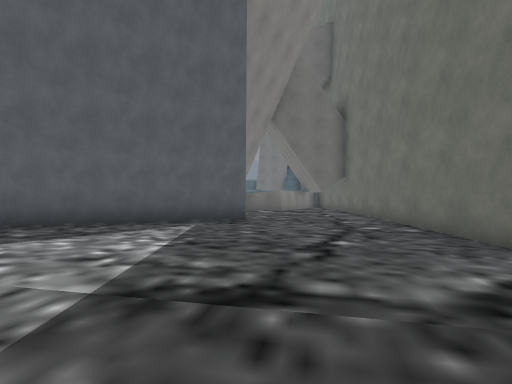
view 1 (above)

14 first-person views from a walk through a 3-D level made in the Unity game engine. The camera is 1.5 m above the floor, looks level and sees 80° across. The floor is counted in squares, 1.94 m on a side. Each view is taken from the middle of a square. On the plan, view 1 faces up. The plan holds only what a view shows up to about 10 squares ahead; the rest is blank. The place goes on beyond the plan. The player is left out. Some animated figures are left out. Some surface patterns are stand-ins.

view 2
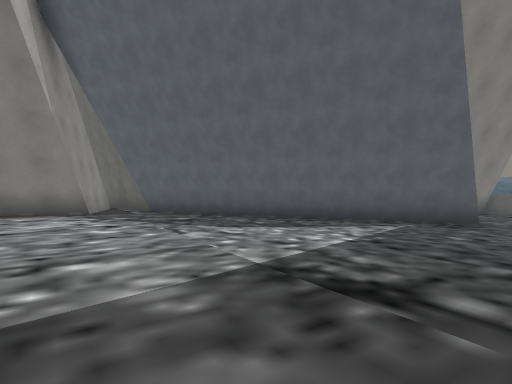

view 3
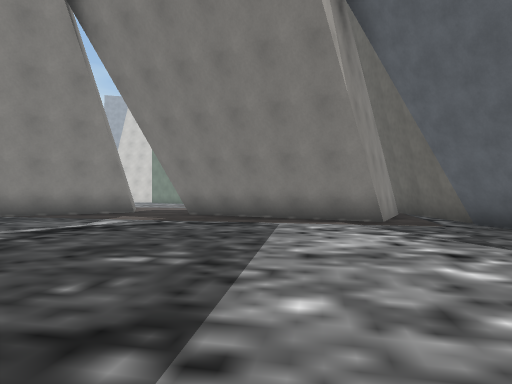

view 4
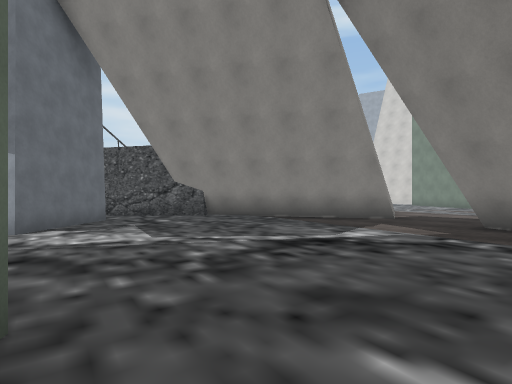

view 5
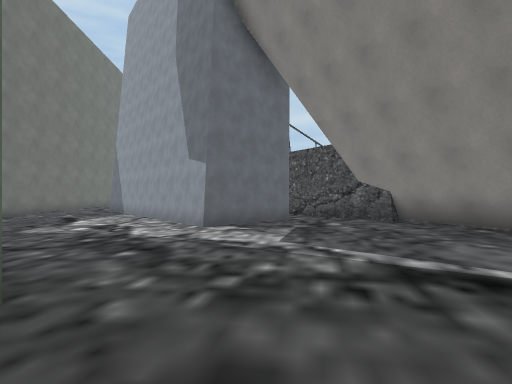

view 6
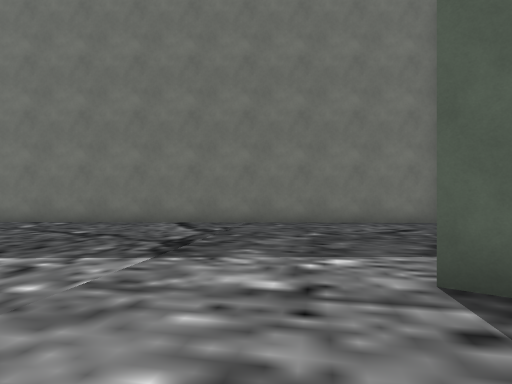

view 7
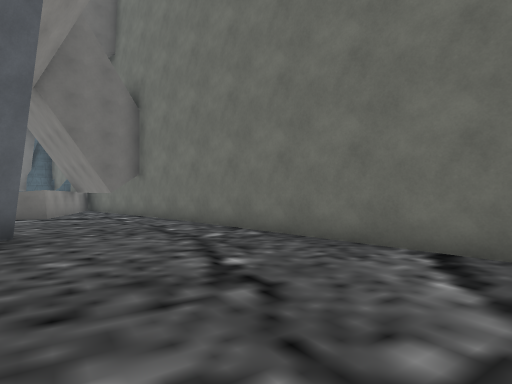

view 8
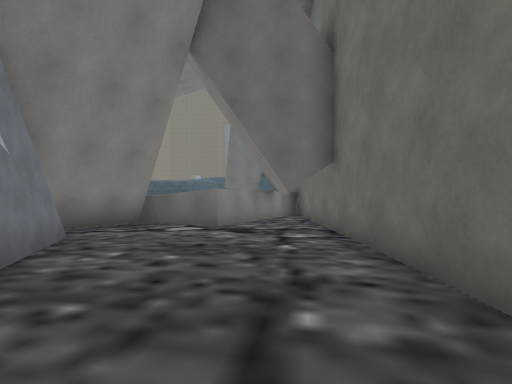

view 9
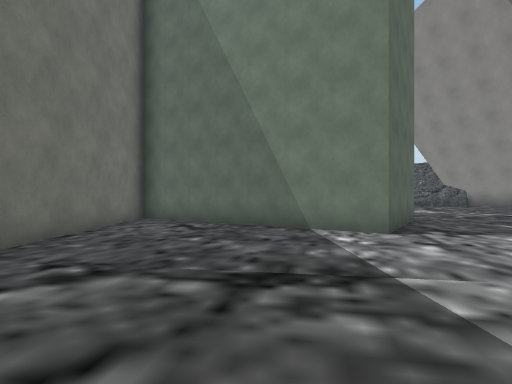

view 10
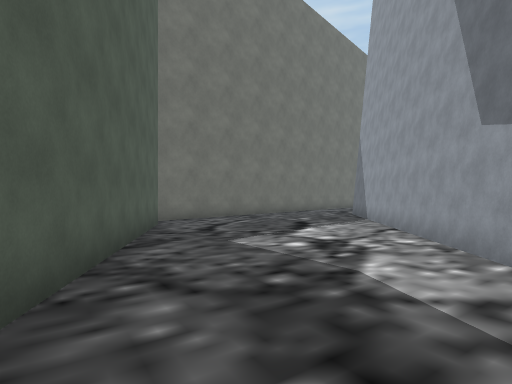

view 11
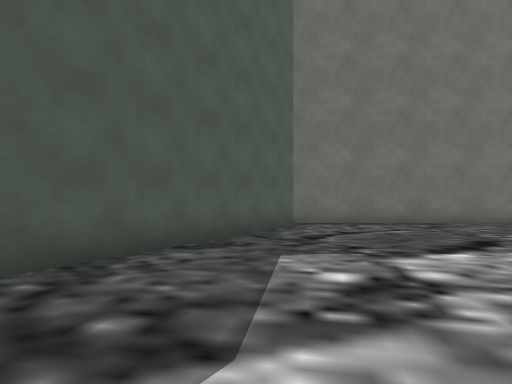

view 12
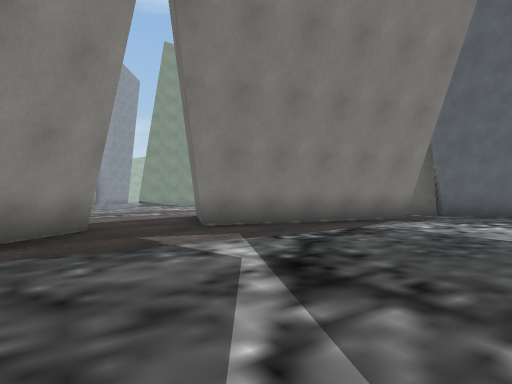

view 13
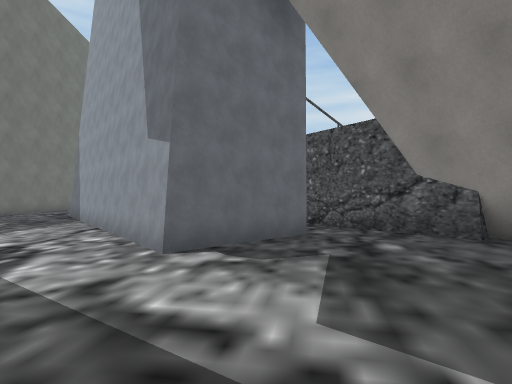

view 14
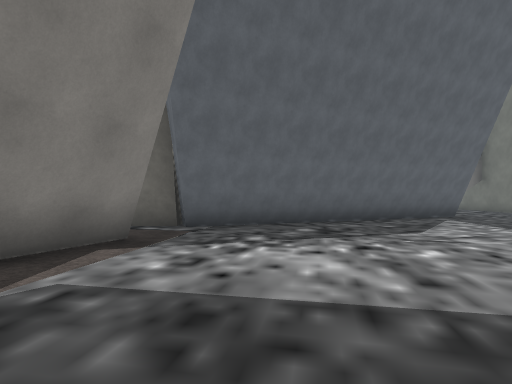

### Floor plan
Key: @ floor where view 1 was taken; # wall or solid block; . main floor; : floor 0.25 m higher than the main floor; / step, stairs or slope; O other object.
Columns run from 16 left of view 1 to 4 right of it. Each row starts with its distance up from view 1.
 20                     O
 19                     O
 18
 17
 16                   O #
 15                   O #
 14                O/ . #
 13               #O...##
 12               #.....#
 11               O.....#
 10                #....#
  9                #....#
  8                #....#
  7              OO.....#
  6          ###O.......#
  5     ######:.........#
  4      O:::::.........#
  3       #O:::.........#
  2       #O:::.........#
  1      ##::::.........#
  0      #O:::......@...#
 -1  ::###::::....#.....#
 -2 ::::#O::::...####...#
 -3 ::::::::::..O#  ##..#
 -4  :::::::::...### ##.#
 -5     #:::::.....## ###
 -6     ##::::......###
 -7      #O:::........##
 -8      ##:::.O.......##
 -9       ## :###.......#
-10        ##O  #O......#
-11         ##  ##......#
-12         #    ##.....#

Where each view was taken, in squares from view 1:
view 1: 0 up, 0 right, facing up
view 2: 0 up, 1 right, facing up-left
view 3: 0 up, 2 left, facing left
view 4: 1 down, 4 left, facing down-left
view 5: 1 down, 6 left, facing down
view 6: 1 up, 5 left, facing right
view 7: 2 up, 1 left, facing up-right
view 8: 6 up, 2 right, facing up
view 9: 5 up, 0 right, facing down
view 10: 4 down, 5 left, facing down-right
view 11: 7 down, 5 left, facing right
view 12: 6 down, 6 left, facing up-left
view 13: 4 down, 6 left, facing down
view 14: 2 down, 7 left, facing up
